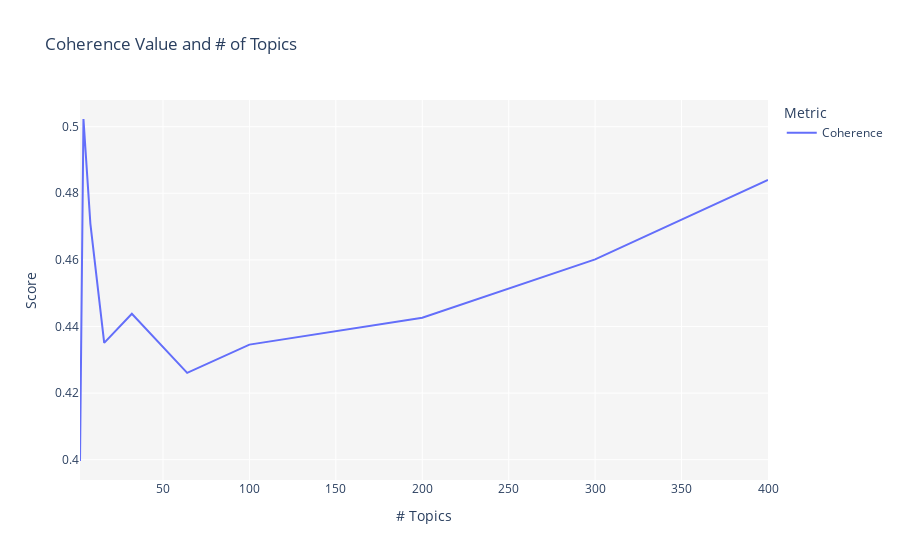

Notebook code cell kept with this figure:
### Markdown cell above
**What is Topic Coherence?** Topic Coherence measures score a single topic by measuring the degree of semantic similarity between high scoring words in the topic. These measurements help distinguish between topics that are semantically interpretable topics and topics that are artifacts of statistical inference. `tune_model()` function iterates on a pre-defined grid with different number of topics and create a model for each parameter. Topic coherence is then evaluated for different models and are visually presented in a graph the has `Coherence Score` on y-axis as a function of `# Topics` on x-axis. See example below:

### Code cell
tuned_unsupervised = tune_model(model = 'lda', multi_core = True)

### Figure 1 — Plotly figure (JSON) as saved in the notebook; plotly's stock layout.template omitted (floating-point values rounded to 4 significant figures)
{"data": [{"hovertemplate": "Metric=Coherence<br># Topics=%{x}<br>Score=%{y}<extra></extra>", "legendgroup": "Coherence", "line": {"color": "#636efa", "dash": "solid", "shape": "linear"}, "mode": "lines", "name": "Coherence", "orientation": "v", "showlegend": true, "type": "scatter", "x": [2, 4, 8, 16, 32, 64, 100, 200, 300, 400], "xaxis": "x", "y": [0.3996, 0.5023, 0.4709, 0.4351, 0.4438, 0.4261, 0.4346, 0.4426, 0.4601, 0.484], "yaxis": "y"}], "layout": {"legend": {"title": {"text": "Metric"}, "tracegroupgap": 0}, "plot_bgcolor": "rgb(245,245,245)", "title": {"text": "Coherence Value and # of Topics"}, "xaxis": {"anchor": "y", "domain": [0, 1], "title": {"text": "# Topics"}}, "yaxis": {"anchor": "x", "domain": [0, 1], "title": {"text": "Score"}}}}
